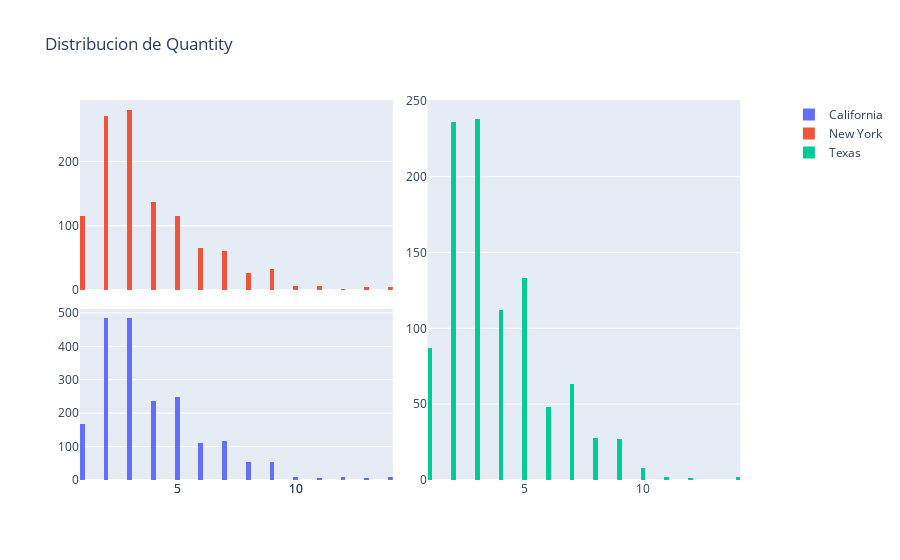

The notebook cell saved with this chart:
### Code cell
trace1 = {"type": "histogram",
          "x": df_cal["Quantity"],
          "name": "California",
          "nbinsx":100,
          "xaxis":"x1",
          "yaxis":"y1"}

trace2 = {"type": "histogram",
          "x": df_ny["Quantity"],
          "name":"New York",
          "nbinsx":100,
          "xaxis":"x2",
          "yaxis":"y2"} # Actualiza el valor de yaxis para que sea 'y1'

trace3 = {"type": "histogram",
          "x": df_tx["Quantity"],
          "name": "Texas",
          "nbinsx":100,
          "xaxis":"x3",
          "yaxis":"y3"}

data = [trace1, trace2, trace3]
layout = go.Layout(
    xaxis=dict(
        domain=[0, 0.45],
        anchor='y1'
    ),
    yaxis=dict(
        domain=[0, 0.45],
        anchor='x1'
    ),
    xaxis2=dict(
        domain=[0, 0.45],
        anchor='y1'
    ),
    yaxis2=dict(
        domain=[0.5, 1],
        anchor='x2'
    ),
    xaxis3=dict(
        domain=[0.5, .95],
        anchor='y3'
    ),
    yaxis3=dict(
        domain=[0, 1],
        anchor='x3'
    ),
    title = 'Distribucion de Quantity'
)
fig = go.Figure(data=data, layout=layout)
fig

### Figure 1 — Plotly figure (JSON) as saved in the notebook; plotly's stock layout.template omitted (floating-point values rounded to 4 significant figures; data arrays with more than 128 entries replaced by an {"elided": "..."} marker saying what was removed)
{"data": [{"name": "California", "nbinsx": 100, "type": "histogram", "x": {"elided": "2001 int values"}, "xaxis": "x", "yaxis": "y"}, {"name": "New York", "nbinsx": 100, "type": "histogram", "x": {"elided": "1128 int values"}, "xaxis": "x2", "yaxis": "y2"}, {"name": "Texas", "nbinsx": 100, "type": "histogram", "x": {"elided": "985 int values"}, "xaxis": "x3", "yaxis": "y3"}], "layout": {"title": {"text": "Distribucion de Quantity"}, "xaxis": {"anchor": "y", "domain": [0, 0.45]}, "xaxis2": {"anchor": "y", "domain": [0, 0.45]}, "xaxis3": {"anchor": "y3", "domain": [0.5, 0.95]}, "yaxis": {"anchor": "x", "domain": [0, 0.45]}, "yaxis2": {"anchor": "x2", "domain": [0.5, 1]}, "yaxis3": {"anchor": "x3", "domain": [0, 1]}}}
